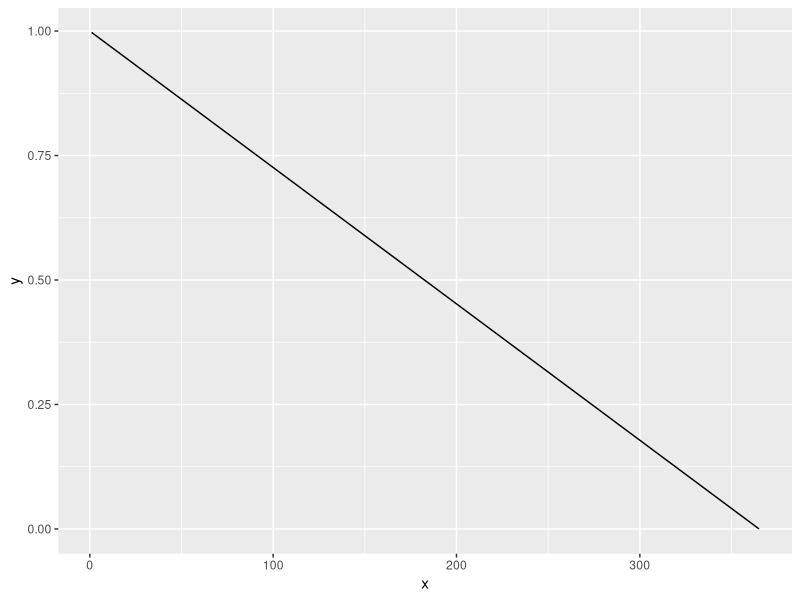
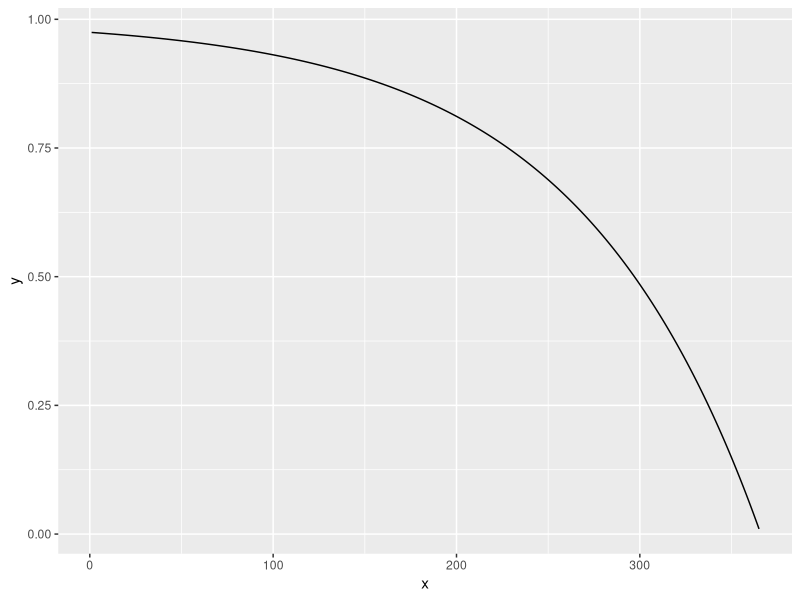
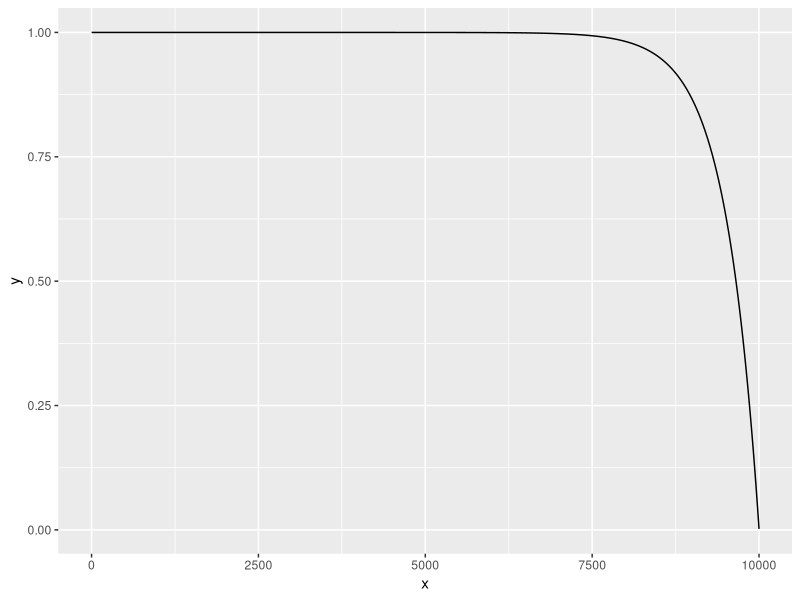

Generate these figures, in order, with R:
## ---- chunk 1
base64stringify <- function(path){
  paste0("data:image/png;base64 ",knitr::image_uri(path))
}
knitr::opts_chunk$set(echo = TRUE, fig.process=base64stringify)
## ---- chunk 2
library(ggplot2)
library(magrittr)
data.frame(
  x = 1:365,
  y = 1-(1:365)/365
) %>%
  ggplot(aes(x = x, y = y)) + geom_line()
## ---- chunk 3
data.frame(
  x = 365:1,
  y = 1-(1-0.01)^(1:365)
) %>%
  ggplot(aes(x = x, y = y)) + geom_line()
## ---- chunk 4
data.frame(
  x = 10000:1,
  y = 1-(1-0.002)^(1:10000)
) %>%
  ggplot(aes(x = x, y = y)) + geom_line()
